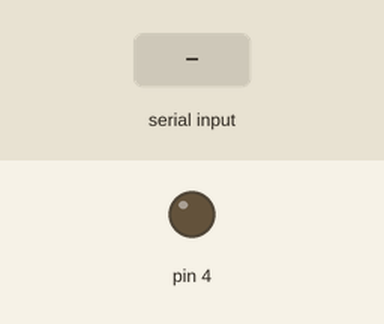
Simulated run of this sketch. Board: Arduino Uno, built with avr-gcc and run on an emulated ATmega328P. Parts: output pins drawn as LEDs (lit = HIGH). The inputs (shaded band) are chosen by the test bench.

Above: at 1.2 s.
1.3 s: "1" received over Serial
At 1.6 s:
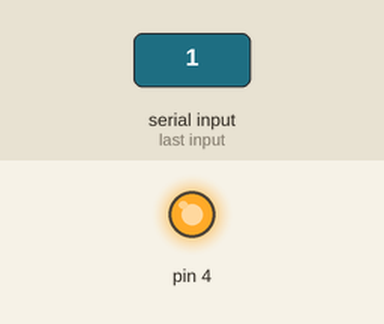
2.8 s: "0" received over Serial
At 4.0 s:
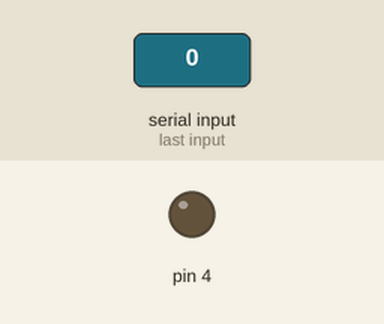
Timing chart, 0 to 5.8 s (numbered marks = the images above; inputs shaded):
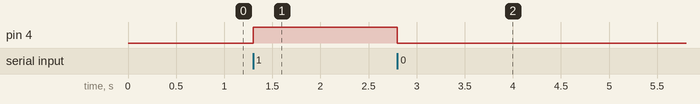

The sketch:

serial_communication_with_buzzer1.ino
```cpp
void setup()
{
  Serial.begin(9600);
  pinMode(4,OUTPUT);
}

void loop()
{
  if (Serial.available()){
    char buz = Serial.read();
    if (buz == '1') {
      digitalWrite(4,HIGH);
    }
    	if (buz == '0'){
      		digitalWrite(4,LOW);
        }
        }

}
```

Measured:
- after the input at 1.3 s, pin 4: LOW → HIGH at once
- after the input at 2.8 s, pin 4: HIGH → LOW at once
